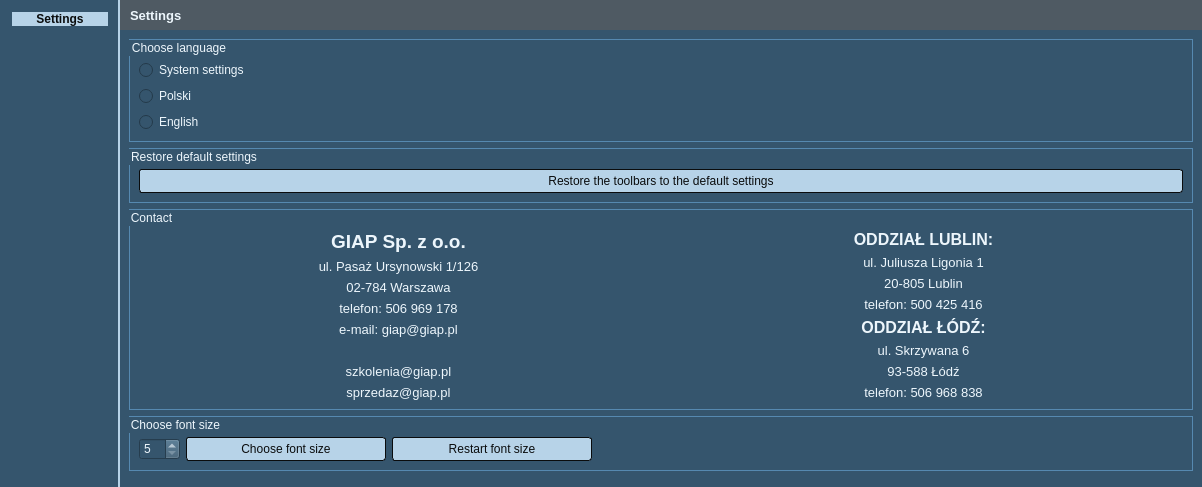
<?xml version="1.0" encoding="UTF-8"?>
<ui version="4.0">
 <class>SettingsDialog</class>
 <widget class="QDialog" name="SettingsDialog">
  <property name="windowModality">
   <enum>Qt::NonModal</enum>
  </property>
  <property name="enabled">
   <bool>true</bool>
  </property>
  <property name="geometry">
   <rect>
    <x>0</x>
    <y>0</y>
    <width>707</width>
    <height>487</height>
   </rect>
  </property>
  <property name="sizePolicy">
   <sizepolicy hsizetype="Minimum" vsizetype="Minimum">
    <horstretch>1</horstretch>
    <verstretch>1</verstretch>
   </sizepolicy>
  </property>
  <property name="font">
   <font>
    <family>Segoe UI</family>
    <pointsize>10</pointsize>
    <weight>50</weight>
    <italic>false</italic>
    <bold>false</bold>
   </font>
  </property>
  <property name="windowTitle">
   <string>GIAP-PolaMap(lite) - Settings</string>
  </property>
  <property name="windowIcon">
   <iconset>
    <normaloff>:/plugins/giap_layout/icons/giap_logo.png</normaloff>:/plugins/giap_layout/icons/giap_logo.png</iconset>
  </property>
  <property name="styleSheet">
   <string notr="true">* {
	background-color: rgb(53, 85, 109);
    font: 10pt &quot;Segoe UI&quot;; 
	color: #EDF6FC;
}
QComboBox
{
	selection-background-color: #b7d3e8;
    background-color: #4f5a63;
	border-style: solid;
	border: 1px solid  #5689b0;
	border-radius: 3px;
	padding: 2px;
	font: 9pt &quot;Segoe UI&quot;;
    height: 20px;
}

QComboBox:on
{
	background-color: #4f5a63;
	padding-top: 3px;
	padding-left: 1px;
	selection-background-color: #4a4a4a;
}

QComboBox QAbstractItemView
{
	background-color: #4f5a63;
	border-radius: 4px;
	border: 1px solid  #6fb1e3;
	selection-background-color: #4f5a63;
    padding: 4px 10px 4px 10px;
    width: 1.9em;
}

QComboBox::drop-down
{
	subcontrol-origin: padding;
	subcontrol-position: top right;
	width: 15px;
    background-color: #5689b0;
	border-left-width: 0;
	border-left-color:  #1a2936;
	border-left-style: solid;
	border-top-right-radius: 3px; 
	border-bottom-right-radius: 3px;
}

QComboBox::down-arrow
{
	image: url(icons/down_arrow_disabled.png);
}

QComboBox::down-arrow:on, 
QComboBox::down-arrow:hover,
QComboBox::down-arrow:focus
{
	image: url(icons/down_arrow.png);
}

QLineEdit
{
	border: 1px solid #5689b0;
    border-radius: 3px;
    background-color: #4f5a63;
}

QPushButton {
	color: #0A0C0D;
	border: 1px solid #0A0C0D;
	background-color: #b7d3e8;
	border-radius: 3px;
	padding: 4px;
}

QPushButton:hover {

	font-weight: bold;
}
QPushButton:pressed {
   background-color: #5689b0;
   border: 1px solid #6fb1e3;
}

QPushButton:disabled
{
	color: gray;
}

QGroupBox {
border: 1px solid #5689b0;
}

QRadioButton:selected{
	border: none;
}</string>
  </property>
  <property name="locale">
   <locale language="English" country="UnitedKingdom"/>
  </property>
  <property name="sizeGripEnabled">
   <bool>false</bool>
  </property>
  <layout class="QGridLayout" name="gridLayout">
   <property name="leftMargin">
    <number>0</number>
   </property>
   <property name="topMargin">
    <number>0</number>
   </property>
   <property name="rightMargin">
    <number>0</number>
   </property>
   <property name="bottomMargin">
    <number>0</number>
   </property>
   <property name="spacing">
    <number>0</number>
   </property>
   <item row="1" column="1">
    <widget class="QStackedWidget" name="stackedWidget">
     <property name="font">
      <font>
       <family>Segoe UI</family>
       <pointsize>10</pointsize>
       <weight>50</weight>
       <italic>false</italic>
       <bold>false</bold>
      </font>
     </property>
     <property name="styleSheet">
      <string notr="true"/>
     </property>
     <property name="frameShape">
      <enum>QFrame::NoFrame</enum>
     </property>
     <property name="frameShadow">
      <enum>QFrame::Plain</enum>
     </property>
     <property name="currentIndex">
      <number>0</number>
     </property>
     <widget class="QWidget" name="opis">
      <layout class="QGridLayout" name="gridLayout_3">
       <property name="leftMargin">
        <number>0</number>
       </property>
       <property name="topMargin">
        <number>0</number>
       </property>
       <property name="rightMargin">
        <number>0</number>
       </property>
       <property name="bottomMargin">
        <number>0</number>
       </property>
       <property name="spacing">
        <number>0</number>
       </property>
       <item row="0" column="0">
        <widget class="QFrame" name="frame_7">
         <property name="minimumSize">
          <size>
           <width>200</width>
           <height>30</height>
          </size>
         </property>
         <property name="maximumSize">
          <size>
           <width>16777215</width>
           <height>30</height>
          </size>
         </property>
         <property name="styleSheet">
          <string notr="true">background-color: #4f5a63;
</string>
         </property>
         <property name="frameShape">
          <enum>QFrame::NoFrame</enum>
         </property>
         <property name="frameShadow">
          <enum>QFrame::Plain</enum>
         </property>
         <widget class="QLabel" name="title_label_7">
          <property name="geometry">
           <rect>
            <x>10</x>
            <y>0</y>
            <width>91</width>
            <height>30</height>
           </rect>
          </property>
          <property name="font">
           <font>
            <family>Segoe UI</family>
            <pointsize>10</pointsize>
            <weight>75</weight>
            <italic>false</italic>
            <bold>true</bold>
           </font>
          </property>
          <property name="styleSheet">
           <string notr="true">color : #EDF6FC;	font-weight: bold;</string>
          </property>
          <property name="text">
           <string>Settings</string>
          </property>
         </widget>
        </widget>
       </item>
       <item row="1" column="0">
        <widget class="QFrame" name="frame_4">
         <property name="sizePolicy">
          <sizepolicy hsizetype="Expanding" vsizetype="Expanding">
           <horstretch>0</horstretch>
           <verstretch>0</verstretch>
          </sizepolicy>
         </property>
         <property name="frameShape">
          <enum>QFrame::NoFrame</enum>
         </property>
         <property name="frameShadow">
          <enum>QFrame::Plain</enum>
         </property>
         <layout class="QVBoxLayout" name="verticalLayout_2">
          <item>
           <widget class="QGroupBox" name="groupBox_3">
            <property name="title">
             <string>Choose language</string>
            </property>
            <property name="alignment">
             <set>Qt::AlignLeading|Qt::AlignLeft|Qt::AlignTop</set>
            </property>
            <layout class="QGridLayout" name="gridLayout_4">
             <property name="topMargin">
              <number>20</number>
             </property>
             <item row="2" column="0">
              <widget class="QRadioButton" name="radioButton_pl">
               <property name="text">
                <string>Polski</string>
               </property>
              </widget>
             </item>
             <item row="3" column="0">
              <widget class="QRadioButton" name="radioButton_en">
               <property name="text">
                <string>English</string>
               </property>
              </widget>
             </item>
             <item row="1" column="0">
              <widget class="QRadioButton" name="radioButton_sys">
               <property name="text">
                <string>System settings</string>
               </property>
              </widget>
             </item>
            </layout>
           </widget>
          </item>
          <item>
           <widget class="QGroupBox" name="groupBox_4">
            <property name="title">
             <string>Restore default settings</string>
            </property>
            <layout class="QGridLayout" name="gridLayout_6">
             <property name="leftMargin">
              <number>9</number>
             </property>
             <property name="topMargin">
              <number>20</number>
             </property>
             <property name="rightMargin">
              <number>9</number>
             </property>
             <property name="bottomMargin">
              <number>9</number>
             </property>
             <item row="0" column="0">
              <widget class="QPushButton" name="pushButton_restore">
               <property name="sizePolicy">
                <sizepolicy hsizetype="Expanding" vsizetype="Expanding">
                 <horstretch>0</horstretch>
                 <verstretch>0</verstretch>
                </sizepolicy>
               </property>
               <property name="minimumSize">
                <size>
                 <width>350</width>
                 <height>0</height>
                </size>
               </property>
               <property name="text">
                <string>Restore the toolbars to the default settings</string>
               </property>
              </widget>
             </item>
            </layout>
           </widget>
          </item>
          <item>
           <widget class="QGroupBox" name="groupBox_2">
            <property name="title">
             <string>Contact</string>
            </property>
            <layout class="QGridLayout" name="gridLayout_2">
             <property name="topMargin">
              <number>20</number>
             </property>
             <item row="0" column="0">
              <widget class="QLabel" name="label">
               <property name="text">
                <string>&lt;!DOCTYPE HTML PUBLIC &quot;-//W3C//DTD HTML 4.0//EN&quot; &quot;http://www.w3.org/TR/REC-html40/strict.dtd&quot;&gt;
&lt;html&gt;&lt;head&gt;&lt;meta name=&quot;qrichtext&quot; content=&quot;1&quot; /&gt;&lt;style type=&quot;text/css&quot;&gt;
p, li { white-space: pre-wrap; }
&lt;/style&gt;&lt;/head&gt;&lt;body style=&quot; font-family:'Segoe UI'; font-size:10pt; font-weight:400; font-style:normal;&quot;&gt;
&lt;p align=&quot;center&quot; style=&quot; margin-top:6px; margin-bottom:6px; margin-left:0px; margin-right:0px; -qt-block-indent:0; text-indent:0px;&quot;&gt;&lt;span style=&quot; font-size:14pt; font-weight:600;&quot;&gt;GIAP Sp. z o.o.&lt;/span&gt;&lt;/p&gt;
&lt;p align=&quot;center&quot; style=&quot; margin-top:6px; margin-bottom:6px; margin-left:0px; margin-right:0px; -qt-block-indent:0; text-indent:0px;&quot;&gt;ul. Pasaż Ursynowski 1/126&lt;/p&gt;
&lt;p align=&quot;center&quot; style=&quot; margin-top:6px; margin-bottom:6px; margin-left:0px; margin-right:0px; -qt-block-indent:0; text-indent:0px;&quot;&gt;02-784 Warszawa&lt;/p&gt;
&lt;p align=&quot;center&quot; style=&quot; margin-top:6px; margin-bottom:6px; margin-left:0px; margin-right:0px; -qt-block-indent:0; text-indent:0px;&quot;&gt;telefon: 506 969 178&lt;/p&gt;
&lt;p align=&quot;center&quot; style=&quot; margin-top:6px; margin-bottom:6px; margin-left:0px; margin-right:0px; -qt-block-indent:0; text-indent:0px;&quot;&gt;e-mail: giap@giap.pl&lt;/p&gt;
&lt;p align=&quot;center&quot; style=&quot;-qt-paragraph-type:empty; margin-top:6px; margin-bottom:6px; margin-left:0px; margin-right:0px; -qt-block-indent:0; text-indent:0px;&quot;&gt;&lt;br /&gt;&lt;/p&gt;
&lt;p align=&quot;center&quot; style=&quot; margin-top:6px; margin-bottom:6px; margin-left:0px; margin-right:0px; -qt-block-indent:0; text-indent:0px;&quot;&gt;szkolenia@giap.pl&lt;/p&gt;
&lt;p align=&quot;center&quot; style=&quot; margin-top:6px; margin-bottom:6px; margin-left:0px; margin-right:0px; -qt-block-indent:0; text-indent:0px;&quot;&gt;sprzedaz@giap.pl&lt;/p&gt;&lt;/body&gt;&lt;/html&gt;</string>
               </property>
              </widget>
             </item>
             <item row="0" column="1">
              <widget class="QLabel" name="label_3">
               <property name="text">
                <string>&lt;!DOCTYPE HTML PUBLIC &quot;-//W3C//DTD HTML 4.0//EN&quot; &quot;http://www.w3.org/TR/REC-html40/strict.dtd&quot;&gt;
&lt;html&gt;&lt;head&gt;&lt;meta name=&quot;qrichtext&quot; content=&quot;1&quot; /&gt;&lt;style type=&quot;text/css&quot;&gt;
p, li { white-space: pre-wrap; }
&lt;/style&gt;&lt;/head&gt;&lt;body style=&quot; font-family:'Segoe UI'; font-size:10pt; font-weight:400; font-style:normal;&quot;&gt;
&lt;p align=&quot;center&quot; style=&quot; margin-top:6px; margin-bottom:6px; margin-left:0px; margin-right:0px; -qt-block-indent:0; text-indent:0px;&quot;&gt;&lt;span style=&quot; font-size:12pt; font-weight:600;&quot;&gt;ODDZIAŁ LUBLIN:&lt;/span&gt;&lt;/p&gt;
&lt;p align=&quot;center&quot; style=&quot; margin-top:6px; margin-bottom:6px; margin-left:0px; margin-right:0px; -qt-block-indent:0; text-indent:0px;&quot;&gt;ul. Juliusza Ligonia 1&lt;/p&gt;
&lt;p align=&quot;center&quot; style=&quot; margin-top:6px; margin-bottom:6px; margin-left:0px; margin-right:0px; -qt-block-indent:0; text-indent:0px;&quot;&gt;20-805 Lublin&lt;/p&gt;
&lt;p align=&quot;center&quot; style=&quot; margin-top:6px; margin-bottom:6px; margin-left:0px; margin-right:0px; -qt-block-indent:0; text-indent:0px;&quot;&gt;telefon: 500 425 416&lt;/p&gt;
&lt;p align=&quot;center&quot; style=&quot; margin-top:6px; margin-bottom:6px; margin-left:0px; margin-right:0px; -qt-block-indent:0; text-indent:0px;&quot;&gt;&lt;span style=&quot; font-size:12pt; font-weight:600;&quot;&gt;ODDZIAŁ ŁÓDŹ:&lt;/span&gt;&lt;/p&gt;
&lt;p align=&quot;center&quot; style=&quot; margin-top:6px; margin-bottom:6px; margin-left:0px; margin-right:0px; -qt-block-indent:0; text-indent:0px;&quot;&gt;ul. Skrzywana 6&lt;/p&gt;
&lt;p align=&quot;center&quot; style=&quot; margin-top:6px; margin-bottom:6px; margin-left:0px; margin-right:0px; -qt-block-indent:0; text-indent:0px;&quot;&gt;93-588 Łódź&lt;/p&gt;
&lt;p align=&quot;center&quot; style=&quot; margin-top:6px; margin-bottom:6px; margin-left:0px; margin-right:0px; -qt-block-indent:0; text-indent:0px;&quot;&gt;telefon: 506 968 838&lt;/p&gt;&lt;/body&gt;&lt;/html&gt;</string>
               </property>
              </widget>
             </item>
            </layout>
           </widget>
          </item>
          <item>
           <widget class="QGroupBox" name="groupBox_5">
            <property name="title">
             <string>Choose font size</string>
            </property>
            <layout class="QGridLayout" name="gridLayout_2">
             <property name="topMargin">
              <number>20</number>
             </property>
              <property name="leftMargin">
               <number>9</number>
              </property>
              <property name="topMargin">
               <number>20</number>
              </property>
              <property name="rightMargin">
               <number>600</number>
              </property>
              <property name="bottomMargin">
               <number>9</number>
              </property>
              <item row="0" column="0">
               <widget class="QSpinBox" name="spinBox_font">
                <property name="minimum">
                <number>5</number>
                </property>
                <property name="maximum">
                <number>15</number>
                </property>
               </widget>
              </item>
             <item row="0" column="1">
              <widget class="QPushButton" name="spinBox_button">
               <property name="sizePolicy">
                <sizepolicy hsizetype="Expanding" vsizetype="Expanding">
                 <horstretch>0</horstretch>
                 <verstretch>0</verstretch>
                </sizepolicy>
               </property>
               <property name="minimumSize">
                <size>
                 <width>200</width>
                 <height>0</height>
                </size>
               </property>
               <property name="text">
                <string>Choose font size</string>
               </property>
              </widget>
             </item>
             <item row="0" column="2">
              <widget class="QPushButton" name="restart_button">
               <property name="sizePolicy">
                <sizepolicy hsizetype="Expanding" vsizetype="Expanding">
                 <horstretch>0</horstretch>
                 <verstretch>0</verstretch>
                </sizepolicy>
               </property>
               <property name="minimumSize">
                <size>
                 <width>200</width>
                 <height>0</height>
                </size>
               </property>
               <property name="text">
                <string>Restart font size</string>
               </property>
              </widget>
             </item>
            </layout>
           </widget>
          </item>
          <item>
           <spacer name="verticalSpacer">
            <property name="orientation">
             <enum>Qt::Vertical</enum>
            </property>
            <property name="sizeHint" stdset="0">
             <size>
              <width>20</width>
              <height>40</height>
             </size>
            </property>
           </spacer>
          </item>
         </layout>
        </widget>
       </item>
      </layout>
     </widget>
     <widget class="QWidget" name="zakoncz_zgl">
      <layout class="QGridLayout" name="gridLayout_15">
       <property name="leftMargin">
        <number>0</number>
       </property>
       <property name="topMargin">
        <number>0</number>
       </property>
       <property name="rightMargin">
        <number>0</number>
       </property>
       <property name="bottomMargin">
        <number>0</number>
       </property>
       <property name="spacing">
        <number>0</number>
       </property>
       <item row="0" column="0" colspan="2">
        <widget class="QFrame" name="frame_10">
         <property name="minimumSize">
          <size>
           <width>200</width>
           <height>30</height>
          </size>
         </property>
         <property name="maximumSize">
          <size>
           <width>16777215</width>
           <height>30</height>
          </size>
         </property>
         <property name="styleSheet">
          <string notr="true">background-color: #4f5a63;
</string>
         </property>
         <property name="frameShape">
          <enum>QFrame::NoFrame</enum>
         </property>
         <property name="frameShadow">
          <enum>QFrame::Plain</enum>
         </property>
         <widget class="QLabel" name="title_label_9">
          <property name="geometry">
           <rect>
            <x>10</x>
            <y>0</y>
            <width>91</width>
            <height>30</height>
           </rect>
          </property>
          <property name="font">
           <font>
            <family>Segoe UI</family>
            <pointsize>10</pointsize>
            <weight>75</weight>
            <italic>false</italic>
            <bold>true</bold>
           </font>
          </property>
          <property name="styleSheet">
           <string notr="true">color : #EDF6FC;	font-weight: bold;</string>
          </property>
          <property name="text">
           <string>Finish</string>
          </property>
         </widget>
        </widget>
       </item>
       <item row="1" column="0" rowspan="2" colspan="2">
        <widget class="QFrame" name="frame_11">
         <property name="frameShape">
          <enum>QFrame::StyledPanel</enum>
         </property>
         <property name="frameShadow">
          <enum>QFrame::Raised</enum>
         </property>
         <layout class="QGridLayout" name="gridLayout_14">
          <item row="1" column="0">
           <widget class="QFrame" name="frame_12">
            <property name="frameShape">
             <enum>QFrame::StyledPanel</enum>
            </property>
            <property name="frameShadow">
             <enum>QFrame::Raised</enum>
            </property>
            <layout class="QGridLayout" name="gridLayout_5">
             <item row="0" column="0">
              <widget class="QPushButton" name="pushButton">
               <property name="text">
                <string>Register</string>
               </property>
              </widget>
             </item>
            </layout>
           </widget>
          </item>
          <item row="0" column="0">
           <spacer name="verticalSpacer_4">
            <property name="orientation">
             <enum>Qt::Vertical</enum>
            </property>
            <property name="sizeHint" stdset="0">
             <size>
              <width>20</width>
              <height>40</height>
             </size>
            </property>
           </spacer>
          </item>
         </layout>
        </widget>
       </item>
      </layout>
     </widget>
    </widget>
   </item>
   <item row="0" column="0" rowspan="3">
    <widget class="QFrame" name="frame">
     <property name="minimumSize">
      <size>
       <width>120</width>
       <height>0</height>
      </size>
     </property>
     <property name="font">
      <font>
       <family>Segoe UI</family>
       <pointsize>10</pointsize>
       <weight>50</weight>
       <italic>false</italic>
       <bold>false</bold>
      </font>
     </property>
     <property name="styleSheet">
      <string notr="true">border-right: 2px solid #b7d3e8;
</string>
     </property>
     <layout class="QVBoxLayout" name="verticalLayout">
      <property name="spacing">
       <number>9</number>
      </property>
      <property name="leftMargin">
       <number>12</number>
      </property>
      <property name="topMargin">
       <number>12</number>
      </property>
      <property name="rightMargin">
       <number>12</number>
      </property>
      <property name="bottomMargin">
       <number>5</number>
      </property>
      <item>
       <widget class="QLabel" name="label_2">
        <property name="styleSheet">
         <string notr="true">   background-color: #b7d3e8;
   color: #0A0C0D;
   font: 10pt &quot;Segoe UI&quot;; 
   font-weight: bold;
</string>
        </property>
        <property name="locale">
         <locale language="English" country="UnitedKingdom"/>
        </property>
        <property name="text">
         <string>Settings</string>
        </property>
        <property name="alignment">
         <set>Qt::AlignCenter</set>
        </property>
       </widget>
      </item>
      <item>
       <spacer name="verticalSpacer_3">
        <property name="orientation">
         <enum>Qt::Vertical</enum>
        </property>
        <property name="sizeHint" stdset="0">
         <size>
          <width>20</width>
          <height>40</height>
         </size>
        </property>
       </spacer>
      </item>
     </layout>
     <zorder>verticalSpacer_3</zorder>
     <zorder>label_2</zorder>
    </widget>
   </item>
  </layout>
 </widget>
 <resources/>
 <connections/>
</ui>
